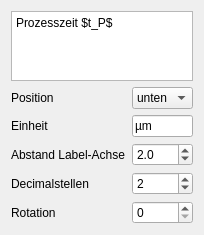
            <widget class="QWidget" name="page">
             <property name="geometry">
              <rect>
               <x>0</x>
               <y>0</y>
               <width>184</width>
               <height>192</height>
              </rect>
             </property>
             <attribute name="label">
              <string>x - Achse</string>
             </attribute>
             <layout class="QVBoxLayout" name="verticalLayout_7">
              <item>
               <widget class="QPlainTextEdit" name="xLabel">
                <property name="plainText">
                 <string>Prozesszeit $t_P$</string>
                </property>
               </widget>
              </item>
              <item>
               <layout class="QFormLayout" name="formLayout_8">
                <item row="0" column="0">
                 <widget class="QLabel" name="label">
                  <property name="text">
                   <string>Position</string>
                  </property>
                 </widget>
                </item>
                <item row="0" column="1">
                 <widget class="QComboBox" name="xLabelPosition">
                  <item>
                   <property name="text">
                    <string>unten</string>
                   </property>
                  </item>
                  <item>
                   <property name="text">
                    <string>oben</string>
                   </property>
                  </item>
                 </widget>
                </item>
                <item row="1" column="0">
                 <widget class="QLabel" name="label_49">
                  <property name="text">
                   <string>Einheit</string>
                  </property>
                 </widget>
                </item>
                <item row="1" column="1">
                 <widget class="QLineEdit" name="xUnit">
                  <property name="text">
                   <string>µm</string>
                  </property>
                 </widget>
                </item>
                <item row="2" column="0">
                 <widget class="QLabel" name="label_63">
                  <property name="text">
                   <string>Abstand Label-Achse</string>
                  </property>
                 </widget>
                </item>
                <item row="2" column="1">
                 <widget class="QDoubleSpinBox" name="labelPadX">
                  <property name="decimals">
                   <number>1</number>
                  </property>
                  <property name="minimum">
                   <double>-100.000000000000000</double>
                  </property>
                  <property name="maximum">
                   <double>100.000000000000000</double>
                  </property>
                  <property name="singleStep">
                   <double>1.000000000000000</double>
                  </property>
                  <property name="value">
                   <double>2.000000000000000</double>
                  </property>
                 </widget>
                </item>
                <item row="3" column="0">
                 <widget class="QLabel" name="label_73">
                  <property name="text">
                   <string>Decimalstellen</string>
                  </property>
                 </widget>
                </item>
                <item row="3" column="1">
                 <widget class="QDoubleSpinBox" name="xDecimals">
                  <property name="decimals">
                   <number>0</number>
                  </property>
                  <property name="minimum">
                   <double>0.000000000000000</double>
                  </property>
                  <property name="maximum">
                   <double>100.000000000000000</double>
                  </property>
                  <property name="singleStep">
                   <double>1.000000000000000</double>
                  </property>
                  <property name="value">
                   <double>2.000000000000000</double>
                  </property>
                 </widget>
                </item>
                <item row="4" column="0">
                 <widget class="QLabel" name="label_93">
                  <property name="text">
                   <string>Rotation</string>
                  </property>
                 </widget>
                </item>
                <item row="4" column="1">
                 <widget class="QDoubleSpinBox" name="xRotation">
                  <property name="decimals">
                   <number>0</number>
                  </property>
                  <property name="minimum">
                   <double>0.000000000000000</double>
                  </property>
                  <property name="maximum">
                   <double>360.000000000000000</double>
                  </property>
                  <property name="singleStep">
                   <double>1.000000000000000</double>
                  </property>
                  <property name="value">
                   <double>0.000000000000000</double>
                  </property>
                 </widget>
                </item>
               </layout>
              </item>
             </layout>
            </widget>
